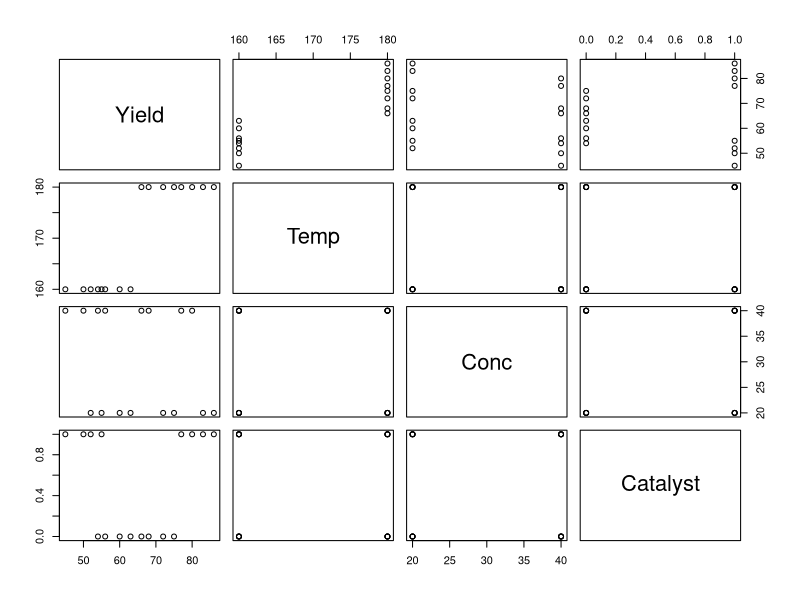

This figure's R source:
## ---- chunk 1


yield = read.csv("FactorialDesign.csv",
                 header = T,
                 encoding = "UTF-8")


yield <- yield[-1]
plot(yield)

